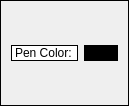
<?xml version="1.0" encoding="UTF-8"?>
<ui version="4.0">
 <class>BrushDialog</class>
 <widget class="QWidget" name="BrushDialog">
  <property name="geometry">
   <rect>
    <x>0</x>
    <y>0</y>
    <width>129</width>
    <height>106</height>
   </rect>
  </property>
  <property name="windowTitle">
   <string>Form</string>
  </property>
  <property name="styleSheet">
   <string notr="true">border-width:1px;
border-style:solid;
border-color:black;</string>
  </property>
  <layout class="QVBoxLayout" name="verticalLayout">
   <item>
    <layout class="QHBoxLayout" name="horizontalLayout" stretch="3,1">
     <item>
      <widget class="QLabel" name="label">
       <property name="styleSheet">
        <string notr="true">background-color:white;</string>
       </property>
       <property name="text">
        <string>Pen Color:</string>
       </property>
      </widget>
     </item>
     <item>
      <widget class="QPushButton" name="colorPickerButton">
       <property name="styleSheet">
        <string notr="true">background-color:black</string>
       </property>
       <property name="text">
        <string/>
       </property>
      </widget>
     </item>
    </layout>
   </item>
  </layout>
 </widget>
 <resources/>
 <connections/>
</ui>
